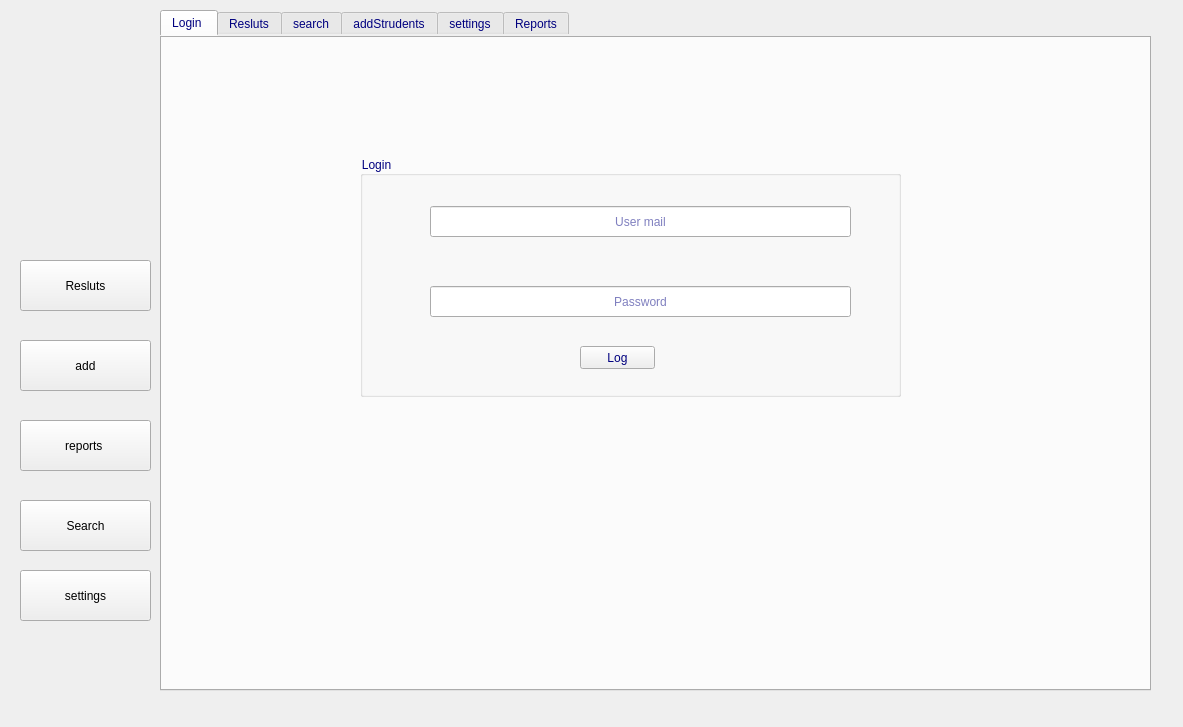
<?xml version="1.0" encoding="UTF-8"?>
<ui version="4.0">
 <class>home</class>
 <widget class="QMainWindow" name="home">
  <property name="geometry">
   <rect>
    <x>0</x>
    <y>0</y>
    <width>1183</width>
    <height>727</height>
   </rect>
  </property>
  <property name="windowTitle">
   <string>MainWindow</string>
  </property>
  <property name="styleSheet">
   <string notr="true">border-color: rgba(85, 255, 255, 100);</string>
  </property>
  <widget class="QWidget" name="centralwidget">
   <widget class="QPushButton" name="image">
    <property name="geometry">
     <rect>
      <x>20</x>
      <y>20</y>
      <width>111</width>
      <height>161</height>
     </rect>
    </property>
    <property name="styleSheet">
     <string notr="true">border:none;
</string>
    </property>
    <property name="text">
     <string/>
    </property>
    <property name="icon">
     <iconset resource="../../myWork/design.qrc">
      <normaloff>:/newPrefix/icon/logo.png</normaloff>:/newPrefix/icon/logo.png</iconset>
    </property>
    <property name="iconSize">
     <size>
      <width>110</width>
      <height>330</height>
     </size>
    </property>
   </widget>
   <widget class="QPushButton" name="Add">
    <property name="geometry">
     <rect>
      <x>20</x>
      <y>340</y>
      <width>131</width>
      <height>51</height>
     </rect>
    </property>
    <property name="text">
     <string>add</string>
    </property>
    <property name="icon">
     <iconset resource="../../myWork/design.qrc">
      <normaloff>:/newPrefix/icon/add1.jpg</normaloff>:/newPrefix/icon/add1.jpg</iconset>
    </property>
    <property name="iconSize">
     <size>
      <width>30</width>
      <height>30</height>
     </size>
    </property>
   </widget>
   <widget class="QPushButton" name="Reports">
    <property name="geometry">
     <rect>
      <x>20</x>
      <y>420</y>
      <width>131</width>
      <height>51</height>
     </rect>
    </property>
    <property name="text">
     <string>reports </string>
    </property>
    <property name="icon">
     <iconset resource="../../myWork/design.qrc">
      <normaloff>:/newPrefix/icon/r3.png</normaloff>:/newPrefix/icon/r3.png</iconset>
    </property>
    <property name="iconSize">
     <size>
      <width>30</width>
      <height>30</height>
     </size>
    </property>
   </widget>
   <widget class="QPushButton" name="Result">
    <property name="geometry">
     <rect>
      <x>20</x>
      <y>260</y>
      <width>131</width>
      <height>51</height>
     </rect>
    </property>
    <property name="text">
     <string>Resluts</string>
    </property>
    <property name="icon">
     <iconset resource="../../myWork/design.qrc">
      <normaloff>:/newPrefix/icon/g2.png</normaloff>:/newPrefix/icon/g2.png</iconset>
    </property>
    <property name="iconSize">
     <size>
      <width>30</width>
      <height>30</height>
     </size>
    </property>
   </widget>
   <widget class="QTabWidget" name="Slider">
    <property name="geometry">
     <rect>
      <x>160</x>
      <y>10</y>
      <width>991</width>
      <height>681</height>
     </rect>
    </property>
    <property name="styleSheet">
     <string notr="true">color: rgb(0, 255, 255);
color: rgb(0, 0, 127);
font: 75 13pt &quot;Arial&quot;;</string>
    </property>
    <property name="currentIndex">
     <number>0</number>
    </property>
    <widget class="QWidget" name="login_3">
     <attribute name="title">
      <string notr="true" comment=" ">Login </string>
     </attribute>
     <widget class="QGroupBox" name="Login">
      <property name="geometry">
       <rect>
        <x>200</x>
        <y>120</y>
        <width>541</width>
        <height>241</height>
       </rect>
      </property>
      <property name="title">
       <string>Login</string>
      </property>
      <widget class="QLineEdit" name="UserName">
       <property name="geometry">
        <rect>
         <x>70</x>
         <y>50</y>
         <width>421</width>
         <height>31</height>
        </rect>
       </property>
       <property name="alignment">
        <set>Qt::AlignCenter</set>
       </property>
       <property name="placeholderText">
        <string>User mail</string>
       </property>
      </widget>
      <widget class="QLineEdit" name="Password">
       <property name="geometry">
        <rect>
         <x>70</x>
         <y>130</y>
         <width>421</width>
         <height>31</height>
        </rect>
       </property>
       <property name="alignment">
        <set>Qt::AlignCenter</set>
       </property>
       <property name="placeholderText">
        <string>Password</string>
       </property>
      </widget>
      <widget class="QPushButton" name="Log">
       <property name="geometry">
        <rect>
         <x>220</x>
         <y>190</y>
         <width>75</width>
         <height>23</height>
        </rect>
       </property>
       <property name="text">
        <string>Log</string>
       </property>
      </widget>
     </widget>
    </widget>
    <widget class="QWidget" name="SerachSlider">
     <attribute name="title">
      <string>Resluts</string>
     </attribute>
     <widget class="QFrame" name="ResultFrame">
      <property name="geometry">
       <rect>
        <x>100</x>
        <y>100</y>
        <width>711</width>
        <height>341</height>
       </rect>
      </property>
      <property name="frameShape">
       <enum>QFrame::StyledPanel</enum>
      </property>
      <property name="frameShadow">
       <enum>QFrame::Raised</enum>
      </property>
      <widget class="QPushButton" name="SearchBtn">
       <property name="geometry">
        <rect>
         <x>322</x>
         <y>270</y>
         <width>75</width>
         <height>23</height>
        </rect>
       </property>
       <property name="text">
        <string>Search</string>
       </property>
      </widget>
      <widget class="QComboBox" name="Levels">
       <property name="geometry">
        <rect>
         <x>132</x>
         <y>160</y>
         <width>451</width>
         <height>22</height>
        </rect>
       </property>
      </widget>
      <widget class="QComboBox" name="nationality">
       <property name="geometry">
        <rect>
         <x>132</x>
         <y>210</y>
         <width>451</width>
         <height>22</height>
        </rect>
       </property>
      </widget>
      <widget class="QComboBox" name="Department">
       <property name="geometry">
        <rect>
         <x>132</x>
         <y>110</y>
         <width>451</width>
         <height>22</height>
        </rect>
       </property>
      </widget>
      <widget class="QComboBox" name="faculty">
       <property name="geometry">
        <rect>
         <x>130</x>
         <y>60</y>
         <width>451</width>
         <height>22</height>
        </rect>
       </property>
      </widget>
     </widget>
    </widget>
    <widget class="QWidget" name="SearchFrame">
     <attribute name="title">
      <string>search</string>
     </attribute>
     <widget class="QLineEdit" name="SearchBar">
      <property name="geometry">
       <rect>
        <x>260</x>
        <y>90</y>
        <width>301</width>
        <height>31</height>
       </rect>
      </property>
      <property name="alignment">
       <set>Qt::AlignCenter</set>
      </property>
      <property name="placeholderText">
       <string>Search by name or id</string>
      </property>
     </widget>
     <widget class="QPushButton" name="SearchBtn_2">
      <property name="geometry">
       <rect>
        <x>700</x>
        <y>90</y>
        <width>101</width>
        <height>31</height>
       </rect>
      </property>
      <property name="text">
       <string>Search</string>
      </property>
     </widget>
     <widget class="QTableWidget" name="table">
      <property name="geometry">
       <rect>
        <x>20</x>
        <y>150</y>
        <width>951</width>
        <height>461</height>
       </rect>
      </property>
      <column>
       <property name="text">
        <string>New Column</string>
       </property>
      </column>
      <column>
       <property name="text">
        <string>id</string>
       </property>
      </column>
      <column>
       <property name="text">
        <string>name</string>
       </property>
      </column>
      <column>
       <property name="text">
        <string>mark</string>
       </property>
      </column>
      <column>
       <property name="text">
        <string>New Column</string>
       </property>
      </column>
      <column>
       <property name="text">
        <string>mark</string>
       </property>
      </column>
      <column>
       <property name="text">
        <string>New Column</string>
       </property>
      </column>
      <column>
       <property name="text">
        <string>mark</string>
       </property>
      </column>
     </widget>
     <widget class="QComboBox" name="SreachBy">
      <property name="geometry">
       <rect>
        <x>570</x>
        <y>90</y>
        <width>111</width>
        <height>31</height>
       </rect>
      </property>
      <item>
       <property name="text">
        <string/>
       </property>
      </item>
      <item>
       <property name="text">
        <string>subject code</string>
       </property>
      </item>
      <item>
       <property name="text">
        <string>student id</string>
       </property>
      </item>
      <item>
       <property name="text">
        <string>subject name</string>
       </property>
      </item>
      <item>
       <property name="text">
        <string>subject id</string>
       </property>
      </item>
     </widget>
    </widget>
    <widget class="QWidget" name="addStudent">
     <attribute name="title">
      <string>addStrudents</string>
     </attribute>
     <widget class="QTableWidget" name="table_2">
      <property name="geometry">
       <rect>
        <x>10</x>
        <y>110</y>
        <width>951</width>
        <height>541</height>
       </rect>
      </property>
      <column>
       <property name="text">
        <string>New Column</string>
       </property>
      </column>
      <column>
       <property name="text">
        <string>id</string>
       </property>
      </column>
      <column>
       <property name="text">
        <string>name</string>
       </property>
      </column>
      <column>
       <property name="text">
        <string>mark</string>
       </property>
      </column>
      <column>
       <property name="text">
        <string>New Column</string>
       </property>
      </column>
      <column>
       <property name="text">
        <string>mark</string>
       </property>
      </column>
      <column>
       <property name="text">
        <string>New Column</string>
       </property>
      </column>
      <column>
       <property name="text">
        <string>mark</string>
       </property>
      </column>
     </widget>
    </widget>
    <widget class="QWidget" name="advanced">
     <attribute name="title">
      <string>settings</string>
     </attribute>
     <widget class="QScrollArea" name="EditBar">
      <property name="geometry">
       <rect>
        <x>9</x>
        <y>30</y>
        <width>961</width>
        <height>611</height>
       </rect>
      </property>
      <property name="widgetResizable">
       <bool>true</bool>
      </property>
      <widget class="QWidget" name="scrollAreaWidgetContents_3">
       <property name="geometry">
        <rect>
         <x>0</x>
         <y>0</y>
         <width>959</width>
         <height>609</height>
        </rect>
       </property>
       <widget class="QGroupBox" name="FacultyDeen">
        <property name="geometry">
         <rect>
          <x>30</x>
          <y>20</y>
          <width>901</width>
          <height>181</height>
         </rect>
        </property>
        <property name="title">
         <string>Faculty Deen</string>
        </property>
        <widget class="QComboBox" name="comboBox_22">
         <property name="geometry">
          <rect>
           <x>290</x>
           <y>50</y>
           <width>531</width>
           <height>22</height>
          </rect>
         </property>
        </widget>
        <widget class="QPushButton" name="pushButton_15">
         <property name="geometry">
          <rect>
           <x>400</x>
           <y>130</y>
           <width>75</width>
           <height>23</height>
          </rect>
         </property>
         <property name="text">
          <string>ok</string>
         </property>
        </widget>
        <widget class="QLabel" name="label_7">
         <property name="geometry">
          <rect>
           <x>120</x>
           <y>50</y>
           <width>101</width>
           <height>21</height>
          </rect>
         </property>
         <property name="text">
          <string>Select</string>
         </property>
        </widget>
       </widget>
       <widget class="QGroupBox" name="DepartmentManger">
        <property name="geometry">
         <rect>
          <x>30</x>
          <y>260</y>
          <width>901</width>
          <height>231</height>
         </rect>
        </property>
        <property name="title">
         <string>Department </string>
        </property>
        <widget class="QComboBox" name="comboBox_23">
         <property name="geometry">
          <rect>
           <x>170</x>
           <y>60</y>
           <width>671</width>
           <height>22</height>
          </rect>
         </property>
        </widget>
        <widget class="QPushButton" name="pushButton_16">
         <property name="geometry">
          <rect>
           <x>380</x>
           <y>170</y>
           <width>75</width>
           <height>23</height>
          </rect>
         </property>
         <property name="text">
          <string>ok</string>
         </property>
        </widget>
        <widget class="QLabel" name="label_8">
         <property name="geometry">
          <rect>
           <x>40</x>
           <y>62</y>
           <width>101</width>
           <height>21</height>
          </rect>
         </property>
         <property name="text">
          <string>Proffessor</string>
         </property>
        </widget>
        <widget class="QComboBox" name="comboBox_24">
         <property name="geometry">
          <rect>
           <x>170</x>
           <y>118</y>
           <width>671</width>
           <height>22</height>
          </rect>
         </property>
        </widget>
        <widget class="QLabel" name="label_9">
         <property name="geometry">
          <rect>
           <x>40</x>
           <y>120</y>
           <width>101</width>
           <height>21</height>
          </rect>
         </property>
         <property name="text">
          <string>Deparment</string>
         </property>
        </widget>
       </widget>
      </widget>
     </widget>
    </widget>
    <widget class="QWidget" name="ReportGraph">
     <attribute name="title">
      <string>Reports</string>
     </attribute>
     <widget class="QWidget" name="widget_3" native="true">
      <property name="geometry">
       <rect>
        <x>90</x>
        <y>110</y>
        <width>851</width>
        <height>391</height>
       </rect>
      </property>
     </widget>
    </widget>
   </widget>
   <widget class="QPushButton" name="Search">
    <property name="geometry">
     <rect>
      <x>20</x>
      <y>500</y>
      <width>131</width>
      <height>51</height>
     </rect>
    </property>
    <property name="text">
     <string>Search</string>
    </property>
    <property name="icon">
     <iconset resource="../../myWork/design.qrc">
      <normaloff>:/newPrefix/icon/s1.png</normaloff>:/newPrefix/icon/s1.png</iconset>
    </property>
    <property name="iconSize">
     <size>
      <width>20</width>
      <height>20</height>
     </size>
    </property>
   </widget>
   <widget class="QPushButton" name="Settings">
    <property name="geometry">
     <rect>
      <x>20</x>
      <y>570</y>
      <width>131</width>
      <height>51</height>
     </rect>
    </property>
    <property name="text">
     <string>settings</string>
    </property>
    <property name="icon">
     <iconset resource="../../myWork/design.qrc">
      <normaloff>:/newPrefix/icon/seting1.png</normaloff>:/newPrefix/icon/seting1.png</iconset>
    </property>
    <property name="iconSize">
     <size>
      <width>30</width>
      <height>30</height>
     </size>
    </property>
   </widget>
  </widget>
 </widget>
 <resources>
  <include location="../../myWork/design.qrc"/>
 </resources>
 <connections/>
</ui>
